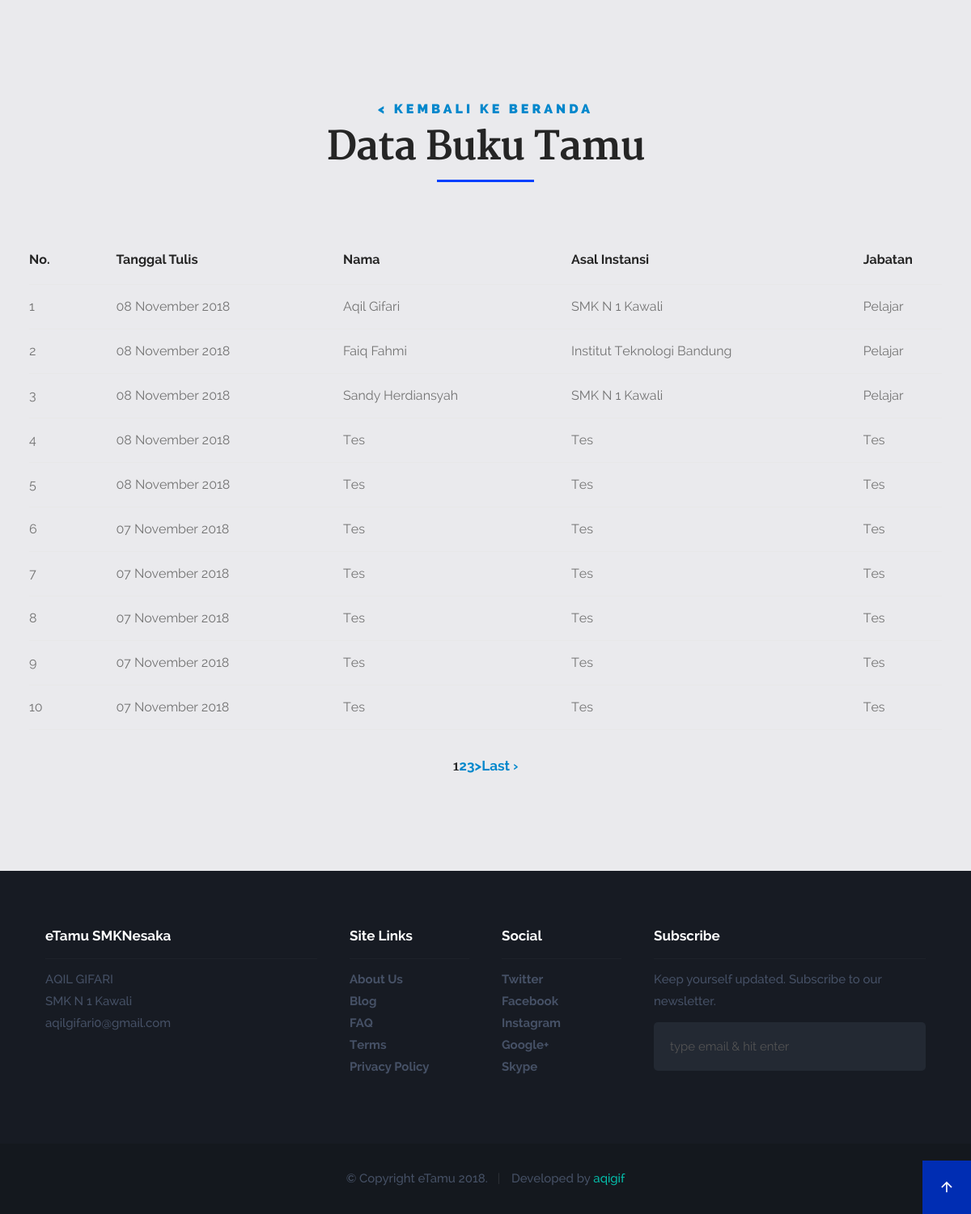
The page /index.php/buku_tamu on the database its author committed.
### tables this page shows
CREATE TABLE `buku_tamu` (
  `no_tamu` int(5) NOT NULL,
  `tgl` date NOT NULL,
  `nama` varchar(100) NOT NULL,
  `jabatan` varchar(100) NOT NULL,
  `instansi` varchar(100) NOT NULL,
  `kabkota` varchar(100) NOT NULL,
  `kesan` text NOT NULL,
  `pesan` text NOT NULL,
  `jml` int(1) NOT NULL
);

### application/controllers/buku_tamu.php (called while the page is built, shortened)
<?php
class Buku_tamu extends CI_Controller {
	function __construct(){
		$this->load->helper('url');
        $this->load->model('m_tamu');
	}
	public function index(){
		$data['title'] = 'eTamu | SMK Negeri 1 Kawali';
		$data['content'] = 'eTamu';
		$this->load->database();
		$this->load->library('pagination');
		$config['per_page'] = 10;
		$from = $this->uri->segment(3);
		$data['tamu'] = $this->m_tamu->data('buku_tamu',$config['per_page'],$from)->result();
		function tgl_indo($tanggal){
			$bulan = array (
				1 =>   'Januari',
				'Februari',
				'Maret',
				'April',
				'Mei',
				'Juni',
				'Juli',
				'Agustus',
				'September',
				'Oktober',
				'November',
				'Desember'
			);
			$pecahkan = explode('-', $tanggal);
			return $pecahkan[2] . ' ' . $bulan[ (int)$pecahkan[1] ] . ' ' . $pecahkan[0];
		}
		$this->load->view('v_head.php', $data);
		$this->load->view('v_buku_tamu.php', $data);
		$this->load->view('v_footer.php');
	}
}
?>

### index.php (called while the page is built, shortened)
<?php
require_once BASEPATH.'core/CodeIgniter.php';

### application/models/m_tamu.php (called while the page is built, shortened)
<?php
class M_tamu extends CI_Model{
	function data($table,$number,$offset){
		return $query = $this->db->get($table,$number,$offset);
	}
}

### application/views/v_buku_tamu.php (the view)
<section id="pricing">
 <div class="row section-intro">
   <div class="col-twelve with-bottom-line">
     <h5 style="text-align: center;"><a href="<?php echo base_url('tamu');?>">< Kembali ke beranda</a></h5>
     <h1>Data Buku Tamu</h1>
   </div>
 </div>
 <div class="row pricing-content">
      <div class="pricing-tables block-1-4 group">
         <table class="table-responsive">
       <tr>
         <th>No.</th>
         <th>Tanggal Tulis</th>
         <th>Nama</th>
         <th>Asal Instansi</th>
         <th>Jabatan</th>
       </tr>
       <?php
         $no = $this->uri->segment('3') + 1;
         foreach($tamu as $t){
       ?>
       <tr>
         <td><?php echo $no++; ?></td>
         <td><?php echo tgl_indo(date($t->tgl));;?></td>
         <td><?php echo $t->nama;?></td>
         <td><?php echo $t->instansi;?></td>
         <td><?php echo $t->jabatan;?></td>
       </tr>
     <?php }?>
     </table>
       <h4 style="text-align: center;"><?php echo $this->pagination->create_links(); ?></h4>
      </div>
   </div>
</section>

### application/views/v_head.php (shortened to what this page needs)
<!DOCTYPE html>
<html class="no-js" lang="en">
<head>
   <link rel="stylesheet" href="<?php echo base_url();?>assets/aqigif/Lhander10/css/base.css">
   <link rel="stylesheet" href="<?php echo base_url();?>assets/aqigif/Lhander10/css/main.css">
   <link rel="stylesheet" href="<?php echo base_url();?>assets/aqigif/Lhander10/css/vendor.css">
   <link rel="stylesheet" href="<?php echo base_url();?>assets/aqigif/slider.css">
</head>
<body id="top">

### application/views/v_footer.php (shortened to what this page needs)
   <footer>
    <div class="footer-main">
      <div class="row">
          <div class="col-four tab-full mob-full footer-info">
              <div class=""><h4>eTamu SMKNesaka</h4></div>
              <p>
              AQIL GIFARI<br>
              SMK N 1 Kawali<br>
              aqilgifari0@gmail.com
              </p>
          </div>
          <div class="col-two tab-1-3 mob-1-2 site-links">
            <h4>Site Links</h4>
            <ul>
              <li><a href="#">About Us</a></li>
            <li><a href="#">Blog</a></li>
            <li><a href="#">FAQ</a></li>
            <li><a href="#">Terms</a></li>
            <li><a href="#">Privacy Policy</a></li>
          </ul>
          </div>
          <div class="col-two tab-1-3 mob-1-2 social-links">
            <h4>Social</h4>
            <ul>
              <li><a href="#">Twitter</a></li>
            <li><a href="#">Facebook</a></li>
            <li><a href="#">Instagram</a></li>
            <li><a href="#">Google+</a></li>
            <li><a href="#">Skype</a></li>
          </ul>
          </div>
          <div class="col-four tab-1-3 mob-full footer-subscribe">
            <h4>Subscribe</h4>
            <p>Keep yourself updated. Subscribe to our newsletter.</p>
            <div class="subscribe-form">
              <form id="mc-form" class="group" novalidate="true">
              <input type="email" value="" name="dEmail" class="email" id="mc-email" placeholder="type email &amp; hit enter" required="">
            </form>
            </div>
          </div>
        </div>
    </div>
      <div class="footer-bottom">
        <div class="row">
          <div class="col-twelve">
            <div class="copyright">
              <span>© Copyright eTamu 2018.</span>
              <span>Developed by <a href="#">aqigif</a></span>
             </div>
             <div id="go-top" style="display: block;">
                <a class="smoothscroll" title="Back to Top" href="#top"><i class="icon ion-android-arrow-up"></i></a>
             </div>
          </div>
        </div>
      </div>
   </footer>
</body>
</html>

### assets/aqigif/Lhander10/css/base.css (style rules this page uses)
html { font-family: sans-serif; -ms-text-size-adjust: 100%; -webkit-text-size-adjust: 100%; }
body { margin: 0; }
article, aside, details, figcaption, figure, footer, header, hgroup, main, menu, nav, section, summary { display: block; }
a { background: transparent; }
b, strong { font-weight: bold; }
h1 { font-size: 2em; margin: 0.67em 0; }
button, input, optgroup, select, textarea { color: inherit; font: inherit; margin: 0; }
input { line-height: normal; }
table { border-collapse: collapse; border-spacing: 0; }
td, th { padding: 0; }
html { font-size: 62.5%; box-sizing: border-box; }
*, *::before, *::after { box-sizing: inherit; }
body { font-weight: normal; line-height: 1; text-rendering: optimizeLegibility; word-wrap: break-word; -webkit-overflow-scrolling: touch; -webkit-text-size-adjust: none; }
body, input, button { -moz-osx-font-smoothing: grayscale; -webkit-font-smoothing: antialiased; }
div, dl, dt, dd, ul, ol, li, h1, h2, h3, h4, h5, h6, pre, form, p, blockquote, th, td { margin: 0; padding: 0; }
h1, h2, h3, h4, h5, h6 { -webkit-font-variant-ligatures: common-ligatures; -moz-font-variant-ligatures: common-ligatures; font-variant-ligatures: common-ligatures; text-rendering: optimizeLegibility; }
em, i { font-style: italic; line-height: inherit; }
strong, b { font-weight: bold; line-height: inherit; }
ol, ul { list-style: none; }
li { display: block; }
a { text-decoration: none; line-height: inherit; }
input[type="email"], input[type="number"], input[type="search"], input[type="text"], input[type="tel"], input[type="url"], input[type="password"], textarea { -webkit-appearance: none; -moz-appearance: none; -ms-appearance: none; -o-appearance: none; appearance: none; }
.row { width: 94%; max-width: 1140px; margin: 0 auto; }
.row:before, .row:after { content: ""; display: table; }
.row:after { clear: both; }
[class*="col-"], .bgrid { float: left; }
[class*="col-"] + [class*="col-"]:last-child { float: right; }
[class*="col-"] { padding: 0 20px; }
.col-two, .col-1-6 { width: 16.66667%; }
.col-four, .col-1-3 { width: 33.33333%; }
.col-twelve, .col-full { width: 100%; }
.group:before, .group:after { content: ""; display: table; }
.group:after { clear: both; }

### rows shown on the page
buku_tamu: tgl "08 November 2018", nama "Aqil Gifari", instansi "SMK N 1 Kawali", jabatan "Pelajar"
buku_tamu: tgl "08 November 2018", nama "Faiq Fahmi", instansi "Institut Teknologi Bandung", jabatan "Pelajar"
buku_tamu: tgl "08 November 2018", nama "Sandy Herdiansyah", instansi "SMK N 1 Kawali", jabatan "Pelajar"
buku_tamu: tgl "08 November 2018", nama "Tes", instansi "Tes", jabatan "Tes"
buku_tamu: tgl "08 November 2018", nama "Tes", instansi "Tes", jabatan "Tes"
buku_tamu: tgl "07 November 2018", nama "Tes", instansi "Tes", jabatan "Tes"
buku_tamu: tgl "07 November 2018", nama "Tes", instansi "Tes", jabatan "Tes"
buku_tamu: tgl "07 November 2018", nama "Tes", instansi "Tes", jabatan "Tes"
buku_tamu: tgl "07 November 2018", nama "Tes", instansi "Tes", jabatan "Tes"
buku_tamu: tgl "07 November 2018", nama "Tes", instansi "Tes", jabatan "Tes"

### other values the page prints
$this->pagination->create_links() "1 2 3 > Last ›"
